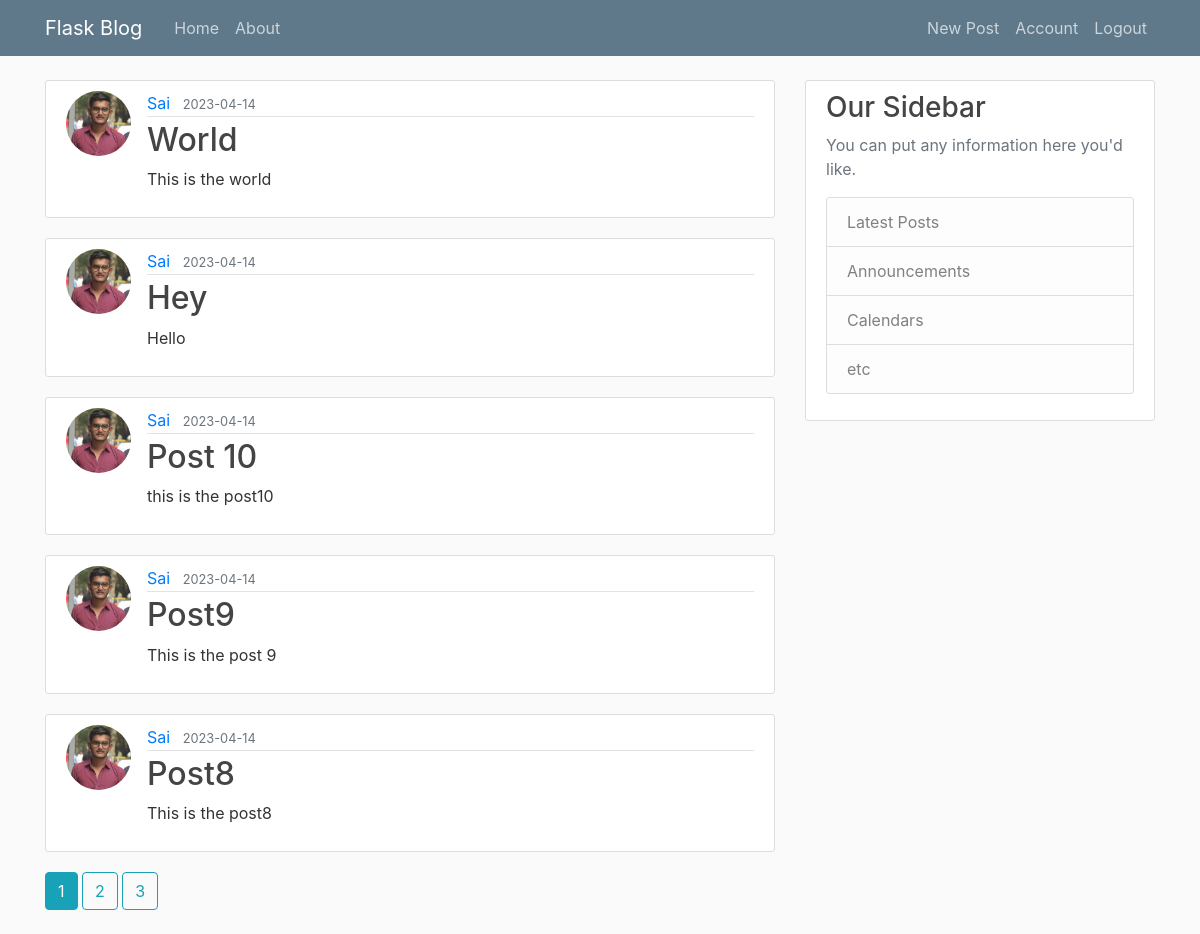
Screenshot of / (signed in) with the database file from the repository.
### Flask_BLOG/models.py (models this page shows, shortened)
class Post(db.Model):
    id = db.Column(db.Integer, primary_key=True)
    title = db.Column(db.String(100),nullable=False)
    date_posted = db.Column(db.DateTime, nullable=False,default=datetime.utcnow)
    content = db.Column(db.Text, nullable=False)
    user_id = db.Column(db.Integer, db.ForeignKey('user.id'), nullable=False)

class User(db.Model, UserMixin):
    id = db.Column(db.Integer, primary_key=True)
    username = db.Column(db.String(20),unique=True,nullable=False)
    email = db.Column(db.String(120),unique=True,nullable=False)
    image_file = db.Column(db.String(20),nullable=False,default='default.jpg')
    password = db.Column(db.String(60),nullable=False)
    posts = db.relationship('Post', backref='author',lazy=True)

### Flask_BLOG/routes.py (the view)
@app.route('/')
@login_required
def hello():
    page = request.args.get('page',1,type=int)
    posts = Post.query.order_by(Post.date_posted.desc()).paginate(page=page,per_page=5)
    return render_template('home.html',posts=posts)

### Flask_BLOG/models.py (called while the page is built)
@login_manager.user_loader
def load_user(user_id):
    return User.query.get(int(user_id))

### Flask_BLOG/templates/home.html
{% extends "layout.html" %}
{% block content %}
    {% for post in posts.items %}
    <article class="media content-section">
      <img src="{{ url_for('static',filename='profile_pics/' + post.author.image_file) }}" alt="" class="rounded-circle article-img">
        <div class="media-body">
          <div class="article-metadata">
            <a class="mr-2" href="{{url_for('user_posts',username=post.author.username)}}">{{ post.author.username }}</a>
            <small class="text-muted">{{ post.date_posted.strftime('%Y-%m-%d') }}</small>
          </div>
          <h2><a class="article-title" href="{{ url_for('post',post_id = post.id)}}">{{ post.title }}</a></h2>
          <p class="article-content">{{ post.content }}</p>
        </div>
      </article>
    {% endfor %}
    {% for page_num in posts.iter_pages(left_edge=1,right_edge=1,left_current=1,right_current=2) %}
     {% if page_num %}
     {% if posts.page == page_num %}
     <a href="{{url_for('hello',page=page_num)}}" class="btn btn-info mb-4">{{page_num}}</a>
     {% else %}
     <a href="{{url_for('hello',page=page_num)}}" class="btn btn-outline-info mb-4">{{page_num}}</a>
     {% endif %}
     {%else%}
        ...
     {% endif %}
    {% endfor %}
{% endblock content %}

### Flask_BLOG/templates/layout.html (shortened to what this page needs)
<!DOCTYPE html>
<html lang="en">
    <head>
        <link rel="stylesheet" href="https://cdn.jsdelivr.net/npm/bootstrap@4.0.0/dist/css/bootstrap.min.css">
        <link rel="stylesheet" type="text/css" href="{{ url_for('static', filename='main.css') }}">
    </head>
<body>
    <header class="site-header">
        <nav class="navbar navbar-expand-md navbar-dark bg-steel fixed-top">
          <div class="container">
            <a class="navbar-brand mr-4" href="/">Flask Blog</a>
            <div class="collapse navbar-collapse" id="navbarToggle">
              <div class="navbar-nav mr-auto">
                <a class="nav-item nav-link" href="/">Home</a>
                <a class="nav-item nav-link" href="/about">About</a>
              </div>
              <div class="navbar-nav">
                {% if current_user.is_authenticated %}
                <a class="nav-item nav-link" href="{{url_for('new_post')}}">New Post</a>
                <a class="nav-item nav-link" href="{{url_for('account')}}">Account</a>
                <a class="nav-item nav-link" href="{{url_for('logout')}}">Logout</a>
                {%else%}
                <a class="nav-item nav-link" href="{{url_for('login')}}">Login</a>
                <a class="nav-item nav-link" href="{{url_for('register')}}">Register</a>
                {%endif%}
              </div>
            </div>
          </div>
        </nav>
      </header>
      <main role="main" class="container">
        <div class="row">
          <div class="col-md-8">
            {% block content %}{% endblock %}
          </div>
          <div class="col-md-4">
            <div class="content-section">
              <h3>Our Sidebar</h3>
              <p class='text-muted'>You can put any information here you'd like.
                <ul class="list-group">
                  <li class="list-group-item list-group-item-light">Latest Posts</li>
                  <li class="list-group-item list-group-item-light">Announcements</li>
                  <li class="list-group-item list-group-item-light">Calendars</li>
                  <li class="list-group-item list-group-item-light">etc</li>
                </ul>
              </p>
            </div>
          </div>
        </div>
      </main>
</body>
</html>

### Flask_BLOG/static/main.css (style rules this page uses)
body { background: #fafafa; color: #333333; margin-top: 5rem; }
h1, h2, h3, h4, h5, h6 { color: #444444; }
.bg-steel { background-color: #5f788a; }
.site-header .navbar-nav .nav-link { color: #cbd5db; }
.content-section { background: #ffffff; padding: 10px 20px; border: 1px solid #dddddd; border-radius: 3px; margin-bottom: 20px; }
.article-title { color: #444444; }
.article-content { white-space: pre-line; }
.article-img { height: 65px; width: 65px; margin-right: 16px; }
.article-metadata { padding-bottom: 1px; margin-bottom: 4px; border-bottom: 1px solid #e3e3e3 }

### rows the page displays
Post: image_file (placeholder picture), author.username "Sai", date_posted "2023-04-14", title "World", content "This is the world"
Post: image_file (placeholder picture), author.username "Sai", date_posted "2023-04-14", title "Hey", content "Hello"
Post: image_file (placeholder picture), author.username "Sai", date_posted "2023-04-14", title "Post 10", content "this is the post10"
Post: image_file (placeholder picture), author.username "Sai", date_posted "2023-04-14", title "Post9", content "This is the post 9"
Post: image_file (placeholder picture), author.username "Sai", date_posted "2023-04-14", title "Post8", content "This is the post8"

### other values shown
{{ page_num }} "1"
{{ page_num }} "2" "3"
